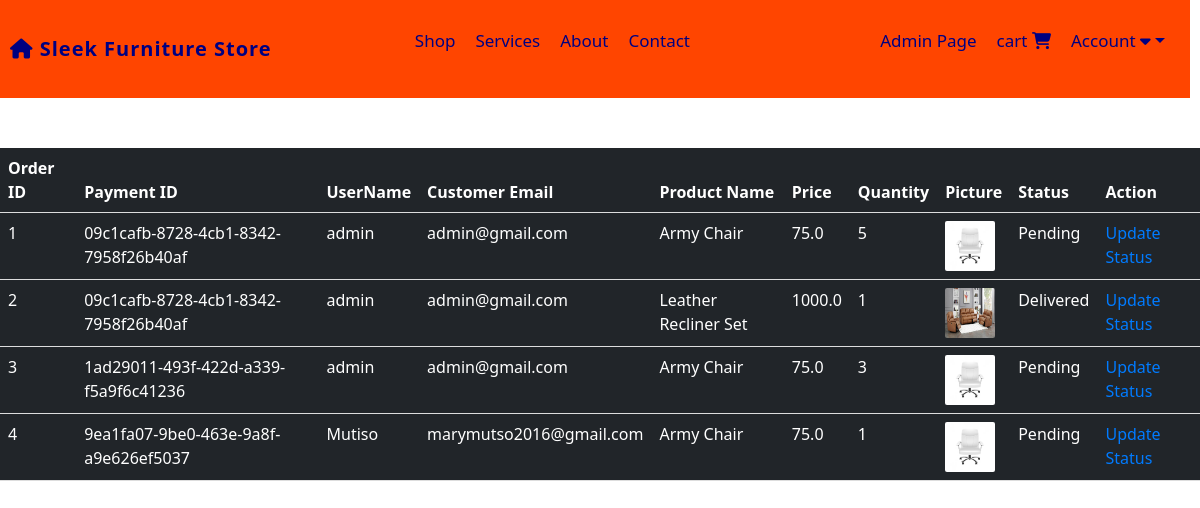
Page /view-orders (signed in) on the earlier database version.
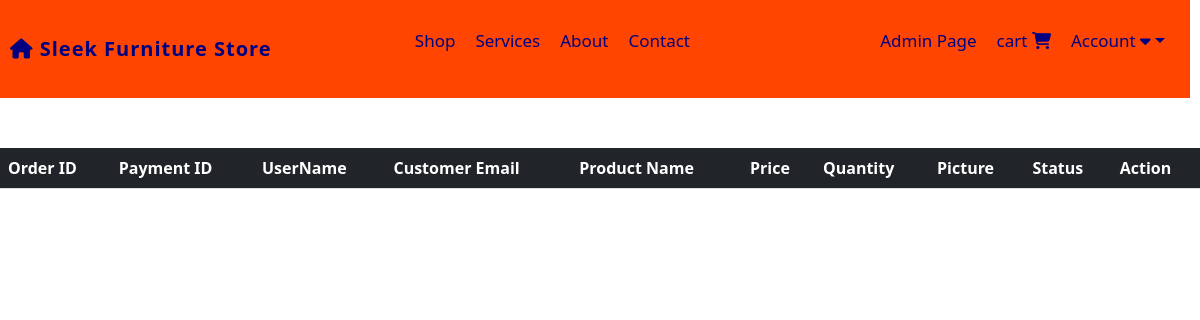
Same page on the later database version.
### website/models.py (models this page shows, shortened)
class Order(db.Model):
    id = db.Column(db.Integer, primary_key=True)
    quantity = db.Column(db.Integer, nullable=False)
    price = db.Column(db.Float, nullable=False)
    status = db.Column(db.String(100), nullable=False)
    payment_id = db.Column(db.String(1000), nullable=False)
    customer_link = db.Column(db.Integer, db.ForeignKey('customer.id'), nullable=False)
    product_link = db.Column(db.Integer, db.ForeignKey('product.id'), nullable=False)

class Customer(db.Model, UserMixin):
    id = db.Column(db.Integer, primary_key=True)
    email = db.Column(db.String(100), unique=True)
    username = db.Column(db.String(100), unique=True)
    password_hash = db.Column(db.String(100), nullable=False)
    date_joined = db.Column(db.DateTime(), default=datetime.utcnow)
    cart_items = db.relationship('Cart', backref=db.backref('customer', lazy=True))
    orders = db.relationship('Order', backref=db.backref('customer', lazy=True))
    @property
    def password(self):
        raise AttributeError('Password is not a readable attribute')

class Product(db.Model):
    id = db.Column(db.Integer, primary_key=True)
    product_name = db.Column(db.String(100), nullable=False)
    current_price = db.Column(db.Float, nullable=False)
    previous_price = db.Column(db.Float, nullable=False)
    in_stock = db.Column(db.Integer, nullable=False)
    product_picture = db.Column(db.String(1000), nullable=False)
    flash_sale = db.Column(db.Boolean, default=False)
    date_added = db.Column(db.DateTime(), default=datetime.utcnow)
    carts = db.relationship('Cart', backref='product', cascade='all, delete-orphan')
    orders = db.relationship('Order', backref='product', cascade='all, delete-orphan')

### website/admin.py (the view)
@admin.route('/view-orders')
@login_required
def order_view():
    if current_user.id == 1:
        orders = Order.query.all()
        return render_template('view_orders.html', orders=orders)
    return render_template('404.html')

### website/__init__.py (called while the page is built)
def create_app():
    app = Flask(__name__)
    app.config['SECRET_KEY'] = 'Marymutiso' #For encrypting session data for auth etc.
    app.config['SQLALCHEMY_DATABASE_URI'] = f'sqlite:///{DB_NAME}'
    migrate = Migrate(app, db)
    db.init_app(app)
    @app.errorhandler(404)
    def page_not_found(error):
        return render_template('404.html'), 404
    login_manager = LoginManager()
    login_manager.init_app(app)
    login_manager.login_view = 'auth.login'
    @login_manager.user_loader
    def load_user(id):
        return Customer.query.get(int(id))
    from .views import views
    from .auth import auth
    from .admin import admin
    from .models import Customer, Product, Cart, Order
    app.register_blueprint(views, url_prefix='/')
    app.register_blueprint(auth, url_prefix='/')
    app.register_blueprint(admin, url_prefix='/')
    return app

### website/templates/view_orders.html (shortened to what this page needs)
{% extends 'base.html' %}
{% block content %}
<table class="table table-dark table-hover">
    <thead>
        <tr>
            <th scope="col">Order ID</th>
            <th scope="col">Payment ID</th>
            <th scope="col">UserName</th>
            <th scope="col">Customer Email</th>
            <th scope="col">Product Name</th>
            <th scope="col">Price</th>
            <th scope="col">Quantity</th>
            <th scope="col">Picture</th>
            <th scope="col">Status</th>
            <th scope="col">Action</th>
        </tr>
    </thead>
    <tbody>
        {% for order in orders %}
        <tr>
            <td>{{ order.id }}</td>
            <td>{{ order.payment_id }}</td>
            <td>{{ order.customer.username }}</td>
            <td>{{ order.customer.email }}</td>
            <td>{{ order.product.product_name }}</td>
            <td>{{ order.price }}</td>
            <td>{{ order.quantity }}</td>
            <td><img src="{{ order.product.product_picture }}" alt="" style="height: 50px; width: 50px; border-radius: 2px;"></td>
            <td>{{ order.status}}</td>
            <td>
                <a href="/update-order/{{ order.id }}">Update Status</a>
            </td>
        </tr>
        {% endfor %}
    </tbody>
</table>
{% endblock %}

### website/templates/base.html (shortened to what this page needs)
<!DOCTYPE html>
<html lang="en">
<head>
    <link rel="stylesheet" href="https://maxcdn.bootstrapcdn.com/bootstrap/5.3.2/css/bootstrap.min.css">
    <link rel="stylesheet" href="https://cdnjs.cloudflare.com/ajax/libs/bootstrap-icons/1.11.3/font/bootstrap-icons.min.css" />
    <link rel="stylesheet" href="{{ url_for('static', filename='css/navigation.css')}}">
    <link rel="stylesheet" href="{{ url_for('static', filename='css/home.css')}}">
    <link rel="stylesheet" href="{{ url_for('static', filename='css/auth.css')}}">
    <link rel="stylesheet" href="{{ url_for('static', filename='css/admin.css')}}">
    <link rel="stylesheet" href="{{ url_for('static', filename='css/cart-orders.css')}}">
    <link rel="stylesheet" href="{{ url_for('static', filename='css/all.min.css') }}">
    <link rel="stylesheet" href="{{ url_for('static', filename='css/bootstrap.min.css') }}">
</head>
<body>
    <nav>
        <a class="logo" href="/">
            <i class="fa-solid fa-house"></i>
            Sleek Furniture Store</a>
        <ul class="navbar">
            <li><a href="/all_products">Shop</a></li>
            <li><a href="/#service">Services</a></li>
            <li><a href="/#aboutcontainer">About</a></li>
            <li><a href="/#contact">Contact</a></li>
        </ul>
        <ul>
            {% if current_user.id == 1 %}
                <li><a href="/admin-page">Admin Page</a></li>
            {% endif %}
            <li>
                {% if current_user.is_authenticated %}
                    {% if cart | length < 1 %}
                    <a href="/cart">cart
                        <i class="fa-solid fa-cart-shopping"></i>
                    </a>
                    {% else %}
                    <a href="/cart">cart
                        <i class="bi bi-{{ cart | length }}-square-fill"></i>
                    </a>
                    {% endif %}
                {% endif %}
            </li>
            <li>
                <a href="#"  class="dropdown-toggle" data-bs-toggle="dropdown">Account <i class="fas fa-caret-down"></i></a>
            </li>
        </ul>
    </nav>
{% block content %} {% endblock %}
</body>
</html>

### website/static/css/navigation.css (style rules this page uses)
body { font-family: 'Arial', sans-serif; margin: 0; padding: 0; background: #eaeaea; }
nav { width: calc(100% - 10px); margin-right: 5px; padding: 10px; display: flex; justify-content: space-between; align-items: center; background-color: orangered; margin-bottom: 0; }
nav .logo { font-size: 20px; font-weight: 700; letter-spacing: 1px; color: navy; text-decoration: none; }
nav ul { display: flex; justify-content: space-between; align-items: center; list-style: none; display: flex; margin-right: 5px; }
nav ul li { margin: 10px; }
nav ul li a { font-size: 17px; text-decoration: none; color: navy; }

### website/static/css/admin.css (style rules this page uses)
.table { width: 100%; border-collapse: collapse; margin-bottom: 20px; margin-top: 50px; }
.table th, .table td { padding: 8px; text-align: left; border-bottom: 1px solid #ddd; }
.table th { background-color: #343a40; color: #fff; }

Differences in the rows shown:
removed Order: id "1", payment_id "09c1cafb-8728-4cb1-8342-7958f26b40af", customer.username "admin", customer.email "admin@gmail.com", product.product_name "Army Chair", price "75.0", quantity "5", product.product_picture (picture), status "Pending"
removed Order: id "2", payment_id "09c1cafb-8728-4cb1-8342-7958f26b40af", customer.username "admin", customer.email "admin@gmail.com", product.product_name "Leather Recliner Set", price "1000.0", quantity "1", product.product_picture (picture), status "Delivered"
removed Order: id "3", payment_id "1ad29011-493f-422d-a339-f5a9f6c41236", customer.username "admin", customer.email "admin@gmail.com", product.product_name "Army Chair", price "75.0", quantity "3", product.product_picture (picture), status "Pending"
removed Order: id "4", payment_id "9ea1fa07-9be0-463e-9a8f-a9e626ef5037", customer.username "Mutiso", customer.email "marymutso2016@gmail.com", product.product_name "Army Chair", price "75.0", quantity "1", product.product_picture (picture), status "Pending"
